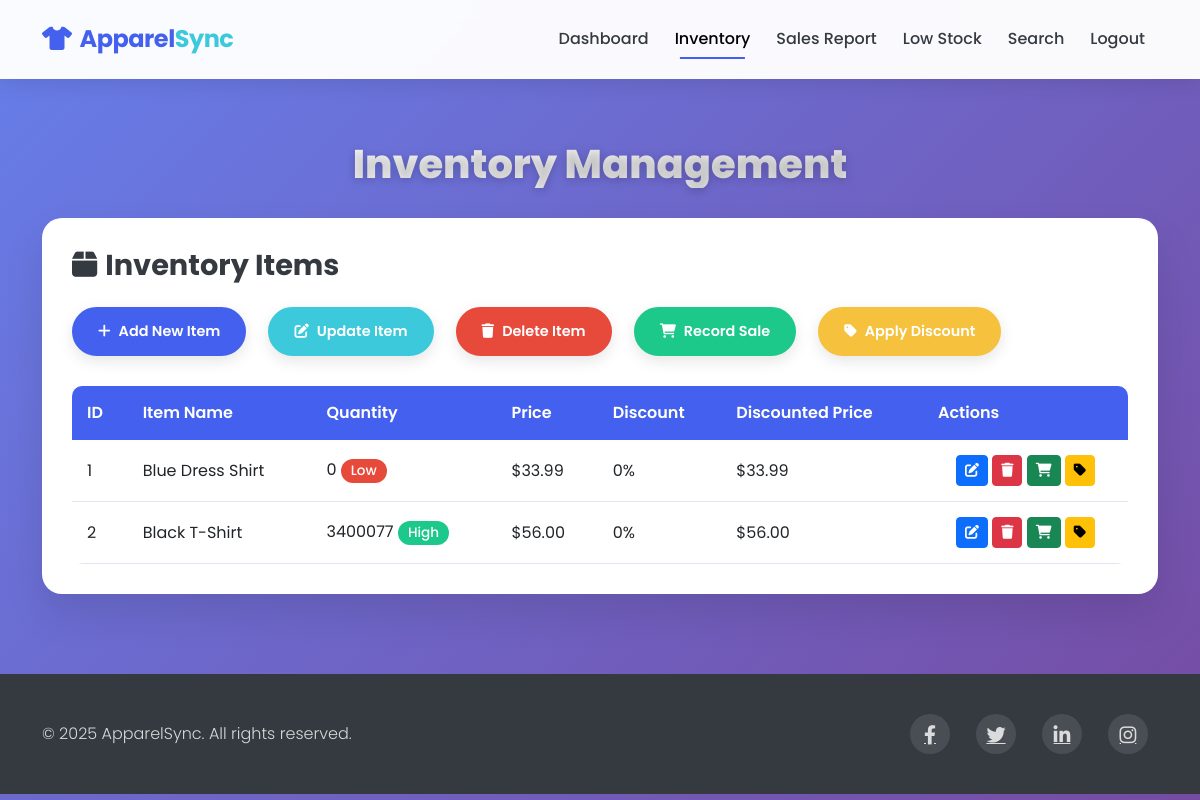
/dashboard/view_inventory (signed in), run on an earlier commit of the app's database.
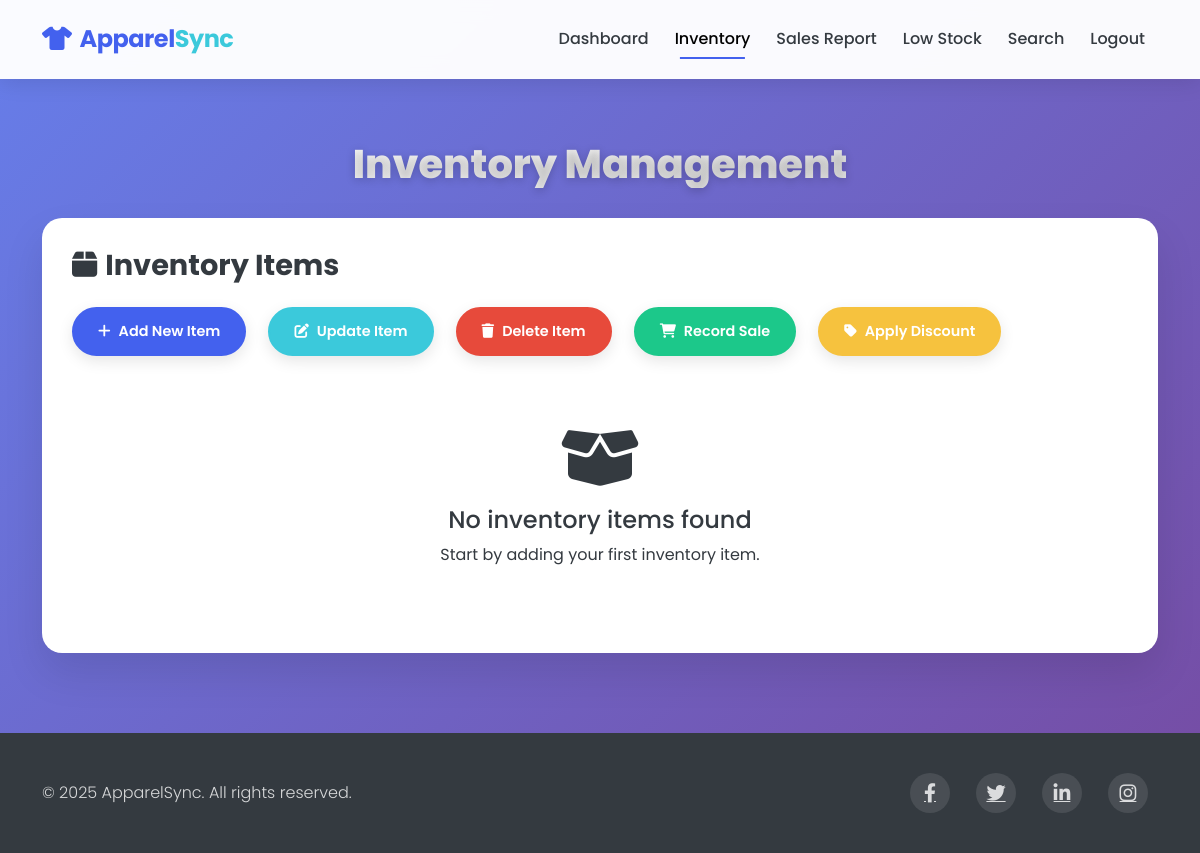
And on a later commit of the database.
### models.py (models this page shows)
class InventoryItem(db.Model):
    id = db.Column(db.Integer, primary_key=True)
    item_name = db.Column(db.String(100), nullable=False)
    quantity = db.Column(db.Integer, nullable=False)
    price = db.Column(db.Float, nullable=False)
    discount = db.Column(db.Float, default=0.0)
    sales = db.relationship('Sale', backref='item', lazy=True)
    low_stock_alerts = db.relationship('LowStock', backref='item', lazy=True)

### routes.py (the view)
@app.route('/dashboard/view_inventory', methods=['GET'])
@login_required
def view_inventory():
    inventory = InventoryItem.query.all()
    return render_template('view_inventory.html', inventory=inventory)

### app.py (called while the page is built)
@login_manager.user_loader
def load_user(user_id):
    return User.query.get(int(user_id))

### templates/view_inventory.html (shortened to what this page needs)
<!DOCTYPE html>
<html lang="en">
<head>
    <link href="https://cdn.jsdelivr.net/npm/bootstrap@5.3.0-alpha1/dist/css/bootstrap.min.css" rel="stylesheet">
    <link rel="stylesheet" href="https://cdnjs.cloudflare.com/ajax/libs/font-awesome/6.0.0/css/all.min.css">
</head>
<body>
    <nav class="navbar navbar-expand-lg navbar-light py-3 fixed-top">
        <div class="container">
            <a class="navbar-brand" href="{{ url_for('home') }}"><i class="fas fa-tshirt me-2"></i>Apparel<span>Sync</span></a>
            <div class="collapse navbar-collapse" id="navbarNav">
                <ul class="navbar-nav ms-auto">
                    <li class="nav-item">
                        <a class="nav-link" href="{{ url_for('dashboard') }}">Dashboard</a>
                    </li>
                    <li class="nav-item">
                        <a class="nav-link active" href="{{ url_for('view_inventory') }}">Inventory</a>
                    </li>
                    <li class="nav-item">
                        <a class="nav-link" href="{{ url_for('sales_report') }}">Sales Report</a>
                    </li>
                    <li class="nav-item">
                        <a class="nav-link" href="{{ url_for('low_stock') }}">Low Stock</a>
                    </li>
                    <li class="nav-item">
                        <a class="nav-link" href="{{ url_for('search') }}">Search</a>
                    </li>
                    <li class="nav-item">
                        <a class="nav-link" href="{{ url_for('logout') }}">Logout</a>
                    </li>
                </ul>
            </div>
        </div>
    </nav>
    <section class="content-section">
        <div class="container">
            <h1 class="page-title">Inventory Management</h1>
            <div class="inventory-card">
                <div class="mb-4">
                    <h3 class="mb-4"><i class="fas fa-box me-2"></i>Inventory Items</h3>
                    <div class="action-buttons">
                        <a href="{{ url_for('add_item') }}" class="btn btn-add btn-action">
                            <i class="fas fa-plus me-2"></i>Add New Item
                        </a>
                        <a href="{{ url_for('update_item_record') }}" class="btn btn-edit btn-action">
                            <i class="fas fa-edit me-2"></i>Update Item
                        </a>
                        <a href="{{ url_for('delete_item') }}" class="btn btn-delete btn-action">
                            <i class="fas fa-trash me-2"></i>Delete Item
                        </a>
                        <a href="{{ url_for('add_sales') }}" class="btn btn-sale btn-action">
                            <i class="fas fa-shopping-cart me-2"></i>Record Sale
                        </a>
                        <a href="{{ url_for('apply_discount') }}" class="btn btn-discount btn-action">
                            <i class="fas fa-tag me-2"></i>Apply Discount
                        </a>
                    </div>
                </div>
                <div class="table-responsive">
                    {% if inventory %}
                        <table class="inventory-table">
                            <thead>
                                <tr>
                                    <th>ID</th>
                                    <th>Item Name</th>
                                    <th>Quantity</th>
                                    <th>Price</th>
                                    <th>Discount</th>
                                    <th>Discounted Price</th>
                                    <th>Actions</th>
                                </tr>
                            </thead>
                            <tbody>
                                {% for item in inventory %}
                                <tr>
                                    <td>{{ item.id }}</td>
                                    <td>{{ item.item_name }}</td>
                                    <td>
                                        {{ item.quantity }}
                                        {% if item.quantity > 20 %}
                                            <span class="badge badge-stock badge-high">High</span>
                                        {% elif item.quantity > 10 %}
                                            <span class="badge badge-stock badge-medium">Medium</span>
                                        {% else %}
                                            <span class="badge badge-stock badge-low">Low</span>
                                        {% endif %}
                                    </td>
                                    <td>${{ "%.2f"|format(item.price) }}</td>
                                    <td>{{ "%.0f"|format(item.discount) }}%</td>
                                    <td>
                                        {% if item.discount > 0 %}
                                            <span class="price-discounted">${{ "%.2f"|format(item.price - (item.price * item.discount / 100)) }}</span>
                                            <div><small class="original-price">${{ "%.2f"|format(item.price) }}</small></div>
                                        {% else %}
                                            ${{ "%.2f"|format(item.price) }}
                                        {% endif %}
                                    </td>
                                    <td class="text-center">
                                        <a href="{{ url_for('update_item_record') }}?id={{ item.id }}" class="btn btn-sm btn-primary" title="Edit">
                                            <i class="fas fa-edit"></i>
                                        </a>
                                        <a href="{{ url_for('delete_item') }}?id={{ item.id }}" class="btn btn-sm btn-danger" title="Delete">
                                            <i class="fas fa-trash"></i>
                                        </a>
                                        <a href="{{ url_for('add_sales') }}?id={{ item.id }}" class="btn btn-sm btn-success" title="Record Sale">
                                            <i class="fas fa-shopping-cart"></i>
                                        </a>
                                        <a href="{{ url_for('apply_discount') }}?id={{ item.id }}" class="btn btn-sm btn-warning" title="Apply Discount">
                                            <i class="fas fa-tag"></i>
                                        </a>
                                    </td>
                                </tr>
                                {% endfor %}
                            </tbody>
                        </table>
                    {% else %}
                        <div class="no-items">
                            <i class="fas fa-box-open fa-4x mb-3"></i>
                            <h4>No inventory items found</h4>
                            <p>Start by adding your first inventory item.</p>
                        </div>
                    {% endif %}
                </div>
            </div>
        </div>
    </section>
    <footer>
        <div class="container">
            <div class="row align-items-center">
                <div class="col-md-6">
                    <p class="copyright mb-0">&copy; 2025 ApparelSync. All rights reserved.</p>
                </div>
                <div class="col-md-6">
                    <div class="social-icons">
                        <a href="#" class="me-3"><i class="fab fa-facebook-f"></i></a>
                        <a href="#" class="me-3"><i class="fab fa-twitter"></i></a>
                        <a href="#" class="me-3"><i class="fab fa-linkedin-in"></i></a>
                        <a href="#"><i class="fab fa-instagram"></i></a>
                    </div>
                </div>
            </div>
        </div>
    </footer>
</body>
</html>

### templates/view_inventory.html (style rules this page uses)
:root { --primary-color: #4361ee; --secondary-color: #f8f9fc; --accent-color: #3bc9db; --dark-color: #343a40; --light-color: #f8f9fc; --gradient-start: #667eea; --gradient-end: #764ba2; }
body { background: linear-gradient(135deg, var(--gradient-start) 0%, var(--gradient-end) 100%); min-height: 100vh; font-family: 'Poppins', sans-serif; }
.navbar { background-color: rgba(255, 255, 255, 0.97); backdrop-filter: blur(10px); box-shadow: 0 4px 20px rgba(0, 0, 0, 0.1); padding: 15px 0; border-bottom: 1px solid rgba(255, 255, 255, 0.1); }
.navbar-brand { font-weight: 700; color: var(--primary-color); font-size: 1.5rem; letter-spacing: -0.5px; }
.navbar-brand span { color: var(--accent-color); }
.nav-link { font-weight: 500; color: var(--dark-color); position: relative; padding: 8px 15px; margin: 0 5px; transition: all 0.3s ease; }
.nav-link::after { content: ''; position: absolute; width: 0; height: 2px; background: var(--primary-color); bottom: 0; left: 50%; transform: translateX(-50%); transition: width 0.3s ease; }
.nav-link.active::after { width: 70%; }
.content-section { padding: 140px 0 80px; }
.page-title { color: white; font-weight: 800; text-shadow: 0 2px 10px rgba(0, 0, 0, 0.2); margin-bottom: 30px; text-align: center; font-size: 2.5rem; background: linear-gradient(to right, #ffffff, #e0e0e0); -webkit-background-clip: text; background-clip: text; color: transparent; }
.inventory-card { background-color: white; border-radius: 20px; padding: 30px; box-shadow: 0 20px 40px rgba(0, 0, 0, 0.1); border: none; }
.inventory-card h3 { font-weight: 700; color: var(--dark-color); margin-bottom: 20px; font-size: 1.8rem; }
.btn-action { padding: 12px 24px; border-radius: 30px; font-size: 0.9rem; font-weight: 600; margin-right: 10px; transition: all 0.3s ease; box-shadow: 0 5px 15px rgba(0, 0, 0, 0.1); position: relative; overflow: hidden; }
.btn-action::before { content: ''; position: absolute; top: 0; left: -100%; width: 100%; height: 100%; background: rgba(255, 255, 255, 0.2); transition: all 0.4s ease; }
.btn-add { background-color: var(--primary-color); color: white; border: 2px solid var(--primary-color); }
.btn-edit { background-color: var(--accent-color); color: white; border: 2px solid var(--accent-color); }
.btn-delete { background-color: #e74a3b; color: white; border: 2px solid #e74a3b; }
.btn-sale { background-color: #1cc88a; color: white; border: 2px solid #1cc88a; }
.btn-discount { background-color: #f6c23e; color: white; border: 2px solid #f6c23e; }
.table-responsive { overflow-x: auto; border-radius: 10px; }
footer { background-color: #343a40; color: white; padding: 40px 0; }
footer a { color: rgba(255, 255, 255, 0.8); transition: color 0.3s ease; margin: 0 10px; font-size: 1.2rem; }
.copyright { opacity: 0.8; font-weight: 300; }
.social-icons { display: flex; justify-content: flex-end; }
.social-icons a { display: flex; align-items: center; justify-content: center; width: 40px; height: 40px; border-radius: 50%; background: rgba(255, 255, 255, 0.1); transition: all 0.3s ease; }
.no-items { text-align: center; padding: 40px 0; color: var(--dark-color); }
.action-buttons { display: flex; flex-wrap: wrap; gap: 12px; margin-bottom: 30px; }

What changed in the data, as far as the page shows it:
removed InventoryItem: id "1", item_name "Blue Dress Shirt", quantity "0", shows "Low", price "33.99", discount "0"
removed InventoryItem: id "2", item_name "Black T-Shirt", quantity "3400077", shows "High", price "56.00", discount "0"
Also different on the page:
text no longer shown: "ID Item Name Quantity Price Discount Discounted Price Actions"
text now shown: "No inventory items found Start by adding your first inventory item."
